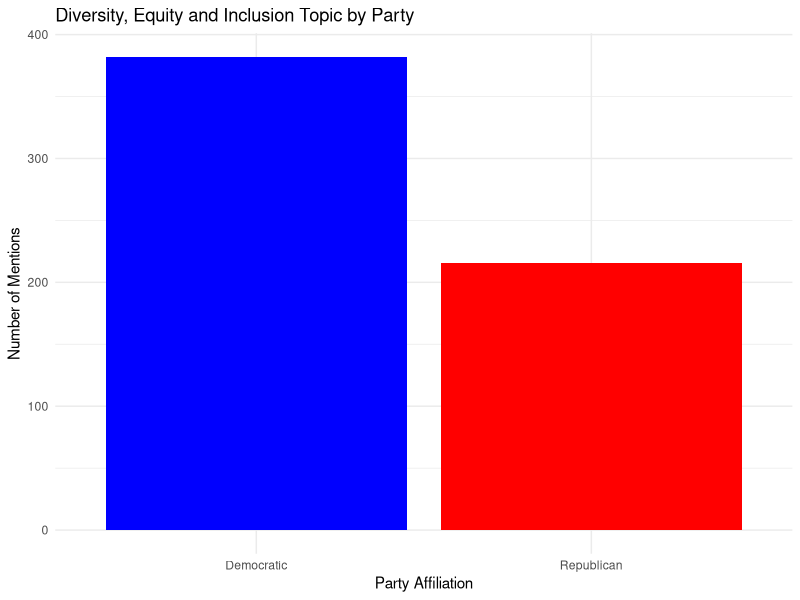

Source code (R): (Note: this script raises an error after producing the figure.)
## ---- chunk 1
library(tidyverse)
diversity_data <- read.csv("data/district_tabular_data.csv")
## ---- chunk 2
diversity_data <- diversity_data |>
  select(topic_diversity_equity_and_inclusion, majority_vote, white_share_category, hh_median_income_category)
diversity_data
## ---- chunk 3
div_count <- diversity_data |>
  group_by(majority_vote) |>
  filter(!is.na(majority_vote), topic_diversity_equity_and_inclusion == 1) |>
  count()

ggplot(div_count, aes(x = majority_vote, y = n)) +
  geom_bar(stat = "identity", fill = c("democratic" = "blue", "republican" = "red")) +
  labs(
    title = "Diversity, Equity and Inclusion Topic by Party",
    x = "Party Affiliation",
    y = "Number of Mentions"
  ) +
  scale_x_discrete(labels = c("democratic" = "Democratic", "republican" = "Republican")) +
  theme_minimal()
## ---- chunk 4
income_table <- diversity_data |>
  mutate(Income = case_when(
  hh_median_income_category %in% c("low_median_income") ~ "Low Median Income",
  hh_median_income_category %in% c("medium_median_income") ~ "Medium Median Income",
  hh_median_income_category %in% c("high_median_income") ~ "High Median Income"),
    Party = case_when(
      majority_vote == "republican" ~ "Republican",
      majority_vote == "democratic" ~ "Democratic",
      NA ~ "Other"
    )) |>
  group_by(Party, Income) |>
  summarize(n = n()) |>
  mutate(prop = n / sum(n)) |>
  select(-n) |>
  pivot_wider(
    names_from = Party,
    values_from = prop
  ) |>
select(Income, Democratic, Republican)
knitr::kable(income_table)
## ---- chunk 5
party_income <- income_table |>
  pivot_longer(cols = c("Democratic", "Republican"), names_to = "Party", values_to = "Proportion")

ggplot(race_party_income, aes(x = Income, y = Proportion, fill = Party)) +
  geom_bar(stat = "identity", position = "dodge") +
  labs(
    title = "Proportion of Democratic and Republican Voters by Income",
    x = "Income Group",
    y = "Proportion"
  ) +
  scale_fill_manual(values = c("Democratic" = "blue", "Republican" = "red")) +
  theme_minimal()
## ---- chunk 6
diversity_data |>
  drop_na(majority_vote, white_share_category) |>
  count(majority_vote, white_share_category) |>
ggplot(mapping = aes(x = white_share_category, y = n, fill = majority_vote)) +
  geom_bar(stat = "identity", position = "dodge") +
  labs(title = "Correlation between Party and Race",
       x = "Predominant Race of District Residents",
       y = "Frequency",
       fill = "Party Affiliation") +
  scale_fill_manual(values = c("democratic" = "blue", "republican" = "red"),
                    name = "Party Affiliation",
                    labels = c("democratic" = "Democratic", "republican" = "Republican")) +
  scale_x_discrete(labels = c("low_share" = "Predominately Non-White Population", "high_share" = "Predominately White Population")) +
  theme_minimal()
## ---- chunk 7
combined_table <- diversity_data %>%
  mutate(
    Income = case_when(
      hh_median_income_category %in% c("low_median_income") ~ "Low Median Income",
      hh_median_income_category %in% c("medium_median_income") ~ "Medium Median Income",
      hh_median_income_category %in% c("high_median_income") ~ "High Median Income"
    ),
    Party = case_when(
      majority_vote == "republican" ~ "Republican",
      majority_vote == "democratic" ~ "Democratic",
      NA ~ "Other"
    )
  ) %>%
  group_by(white_share_category, Party, Income) %>%
  summarize(prop = n() / nrow(.))

filtered_data <- combined_table %>%
  filter(Party %in% c("Democratic", "Republican"))

ggplot(filtered_data, aes(x = Income, y = prop, fill = Party)) +
  geom_bar(stat = "identity", position = "dodge", color = "black", width = 0.7) +
  labs(
    title = "Proportions of Democratic and Republican Voters by Income and Race",
    x = "Income Category",
    y = "Proportion"
  ) +
  scale_fill_manual(values = c("Democratic" = "blue", "Republican" = "red")) +
  facet_grid(white_share_category ~ ., scales = "free_y", space = "free_y", switch = "y", labeller = labeller(white_share_category = c("low_share" = "Predominately Non-White Population", "high_share" = "Predominately White Population"))) +
  theme_minimal() +
  theme(strip.text = element_text(size = 8))
